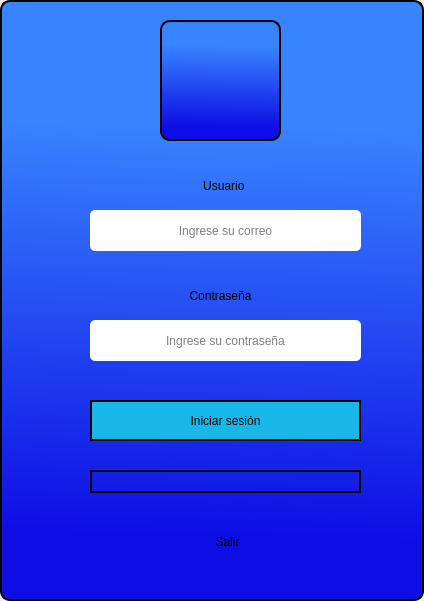
<?xml version="1.0" encoding="UTF-8"?>
<ui version="4.0">
 <class>MainWindow</class>
 <widget class="QMainWindow" name="MainWindow">
  <property name="geometry">
   <rect>
    <x>0</x>
    <y>0</y>
    <width>424</width>
    <height>601</height>
   </rect>
  </property>
  <property name="windowTitle">
   <string>MainWindow</string>
  </property>
  <widget class="QWidget" name="centralwidget">
   <layout class="QVBoxLayout" name="verticalLayout">
    <property name="spacing">
     <number>0</number>
    </property>
    <property name="leftMargin">
     <number>0</number>
    </property>
    <property name="topMargin">
     <number>0</number>
    </property>
    <property name="rightMargin">
     <number>0</number>
    </property>
    <property name="bottomMargin">
     <number>0</number>
    </property>
    <item>
     <widget class="QFrame" name="frame">
      <property name="styleSheet">
       <string notr="true">background-color: qlineargradient(spread:pad, x1:0.494, y1:0.982727, x2:0.512, y2:0, stop:0.0909091 rgba(14, 14, 228, 255), stop:0.789773 rgba(56, 132, 255, 255));

border-radius:10px;
border: 2px solid #000000</string>
      </property>
      <property name="frameShape">
       <enum>QFrame::StyledPanel</enum>
      </property>
      <property name="frameShadow">
       <enum>QFrame::Raised</enum>
      </property>
      <widget class="QLabel" name="Image_soft">
       <property name="geometry">
        <rect>
         <x>160</x>
         <y>20</y>
         <width>121</width>
         <height>121</height>
        </rect>
       </property>
       <property name="styleSheet">
        <string notr="true">border-image: url(:/Res/Res/Screenshot_1.png);</string>
       </property>
       <property name="text">
        <string/>
       </property>
       <property name="scaledContents">
        <bool>true</bool>
       </property>
      </widget>
      <widget class="QLabel" name="label_Usuario">
       <property name="geometry">
        <rect>
         <x>180</x>
         <y>170</y>
         <width>91</width>
         <height>31</height>
        </rect>
       </property>
       <property name="styleSheet">
        <string notr="true">background-color: rgba(0,0, 0, 0%);
font: 15pt &quot;Arial&quot;;
border:none;</string>
       </property>
       <property name="text">
        <string>Usuario </string>
       </property>
       <property name="alignment">
        <set>Qt::AlignCenter</set>
       </property>
       <property name="wordWrap">
        <bool>false</bool>
       </property>
      </widget>
      <widget class="QLabel" name="label_Contrasena">
       <property name="geometry">
        <rect>
         <x>160</x>
         <y>280</y>
         <width>121</width>
         <height>31</height>
        </rect>
       </property>
       <property name="styleSheet">
        <string notr="true">background-color: rgba(0,0, 0, 0%);
font: 15pt &quot;Arial&quot;;
border:none;</string>
       </property>
       <property name="text">
        <string>Contraseña</string>
       </property>
       <property name="alignment">
        <set>Qt::AlignCenter</set>
       </property>
       <property name="wordWrap">
        <bool>false</bool>
       </property>
      </widget>
      <widget class="QLineEdit" name="users">
       <property name="geometry">
        <rect>
         <x>90</x>
         <y>210</y>
         <width>271</width>
         <height>41</height>
        </rect>
       </property>
       <property name="styleSheet">
        <string notr="true">background-color: rgb(255, 255, 255);
border-radius: 5px;
border: none;</string>
       </property>
       <property name="frame">
        <bool>true</bool>
       </property>
       <property name="alignment">
        <set>Qt::AlignCenter</set>
       </property>
       <property name="dragEnabled">
        <bool>false</bool>
       </property>
       <property name="placeholderText">
        <string>Ingrese su correo</string>
       </property>
      </widget>
      <widget class="QLineEdit" name="password">
       <property name="geometry">
        <rect>
         <x>90</x>
         <y>320</y>
         <width>271</width>
         <height>41</height>
        </rect>
       </property>
       <property name="styleSheet">
        <string notr="true">background-color: rgb(255, 255, 255);
border-radius: 5px;
border: none;</string>
       </property>
       <property name="frame">
        <bool>true</bool>
       </property>
       <property name="alignment">
        <set>Qt::AlignCenter</set>
       </property>
       <property name="dragEnabled">
        <bool>false</bool>
       </property>
       <property name="placeholderText">
        <string>Ingrese su contraseña</string>
       </property>
      </widget>
      <widget class="QPushButton" name="pushButton">
       <property name="geometry">
        <rect>
         <x>90</x>
         <y>400</y>
         <width>271</width>
         <height>41</height>
        </rect>
       </property>
       <property name="styleSheet">
        <string notr="true">QPushButton{

	
	
	
	background-color:rgb(25, 183, 231);
	font: 12pt &quot;MS Shell Dlg 2&quot;;
    
    
    border-radius: none;


}


QPushButton:hover{


	background-color: rgb(255, 255, 255);
	font: 12pt &quot;MS Shell Dlg 2&quot;;
    color: rgb(0, 0, 0);
  



}</string>
       </property>
       <property name="text">
        <string>Iniciar sesión</string>
       </property>
      </widget>
      <widget class="QPushButton" name="pushButton_2">
       <property name="geometry">
        <rect>
         <x>190</x>
         <y>530</y>
         <width>75</width>
         <height>23</height>
        </rect>
       </property>
       <property name="styleSheet">
        <string notr="true">QPushButton{

	
	
	
	background-color: rgba(0, 0, 0,0%);
	font: 11pt &quot;MS Shell Dlg 2&quot;;
    border: none;


}


QPushButton:hover{


	background-color:rgb(255, 140, 0);
	font: 11pt &quot;MS Shell Dlg 2&quot;;
    

}</string>
       </property>
       <property name="text">
        <string>Salir</string>
       </property>
      </widget>
      <widget class="QProgressBar" name="progressBar">
       <property name="geometry">
        <rect>
         <x>90</x>
         <y>470</y>
         <width>271</width>
         <height>23</height>
        </rect>
       </property>
       <property name="styleSheet">
        <string notr="true">QProgressBar{

	background-color: rgba(0,0 , 0, 0%);
    border-radius: 25px;

}

QProgressBar::chunk{
	background-color:rgb(0, 255, 0);
    border-radius: 5px;

}</string>
       </property>
       <property name="value">
        <number>0</number>
       </property>
       <property name="alignment">
        <set>Qt::AlignCenter</set>
       </property>
       <property name="textVisible">
        <bool>false</bool>
       </property>
       <property name="orientation">
        <enum>Qt::Horizontal</enum>
       </property>
       <property name="textDirection">
        <enum>QProgressBar::TopToBottom</enum>
       </property>
      </widget>
      <widget class="QLabel" name="correo_incorrecto">
       <property name="geometry">
        <rect>
         <x>180</x>
         <y>250</y>
         <width>91</width>
         <height>31</height>
        </rect>
       </property>
       <property name="styleSheet">
        <string notr="true">background-color: rgba(0,0, 0, 0%);
font: 10pt &quot;Arial&quot;;
color: rgb(255, 0, 0);
border:none;</string>
       </property>
       <property name="text">
        <string/>
       </property>
       <property name="alignment">
        <set>Qt::AlignCenter</set>
       </property>
       <property name="wordWrap">
        <bool>false</bool>
       </property>
      </widget>
      <widget class="QLabel" name="contrasena_incorrecta">
       <property name="geometry">
        <rect>
         <x>180</x>
         <y>360</y>
         <width>91</width>
         <height>31</height>
        </rect>
       </property>
       <property name="styleSheet">
        <string notr="true">background-color: rgba(0,0, 0, 0%);
font: 10pt &quot;Arial&quot;;
color: rgb(255, 0, 0);
border:none;</string>
       </property>
       <property name="text">
        <string/>
       </property>
       <property name="alignment">
        <set>Qt::AlignCenter</set>
       </property>
       <property name="wordWrap">
        <bool>false</bool>
       </property>
      </widget>
      <widget class="QLabel" name="cargando">
       <property name="geometry">
        <rect>
         <x>180</x>
         <y>490</y>
         <width>91</width>
         <height>31</height>
        </rect>
       </property>
       <property name="styleSheet">
        <string notr="true">background-color: rgba(0,0, 0, 0%);
font: 10pt &quot;Arial&quot;;

border:none;</string>
       </property>
       <property name="text">
        <string/>
       </property>
       <property name="alignment">
        <set>Qt::AlignCenter</set>
       </property>
       <property name="wordWrap">
        <bool>false</bool>
       </property>
      </widget>
     </widget>
    </item>
   </layout>
  </widget>
 </widget>
 <resources>
  <include location="resource.qrc"/>
 </resources>
 <connections>
  <connection>
   <sender>pushButton_2</sender>
   <signal>clicked()</signal>
   <receiver>MainWindow</receiver>
   <slot>close()</slot>
   <hints>
    <hint type="sourcelabel">
     <x>190</x>
     <y>544</y>
    </hint>
    <hint type="destinationlabel">
     <x>231</x>
     <y>600</y>
    </hint>
   </hints>
  </connection>
 </connections>
</ui>
